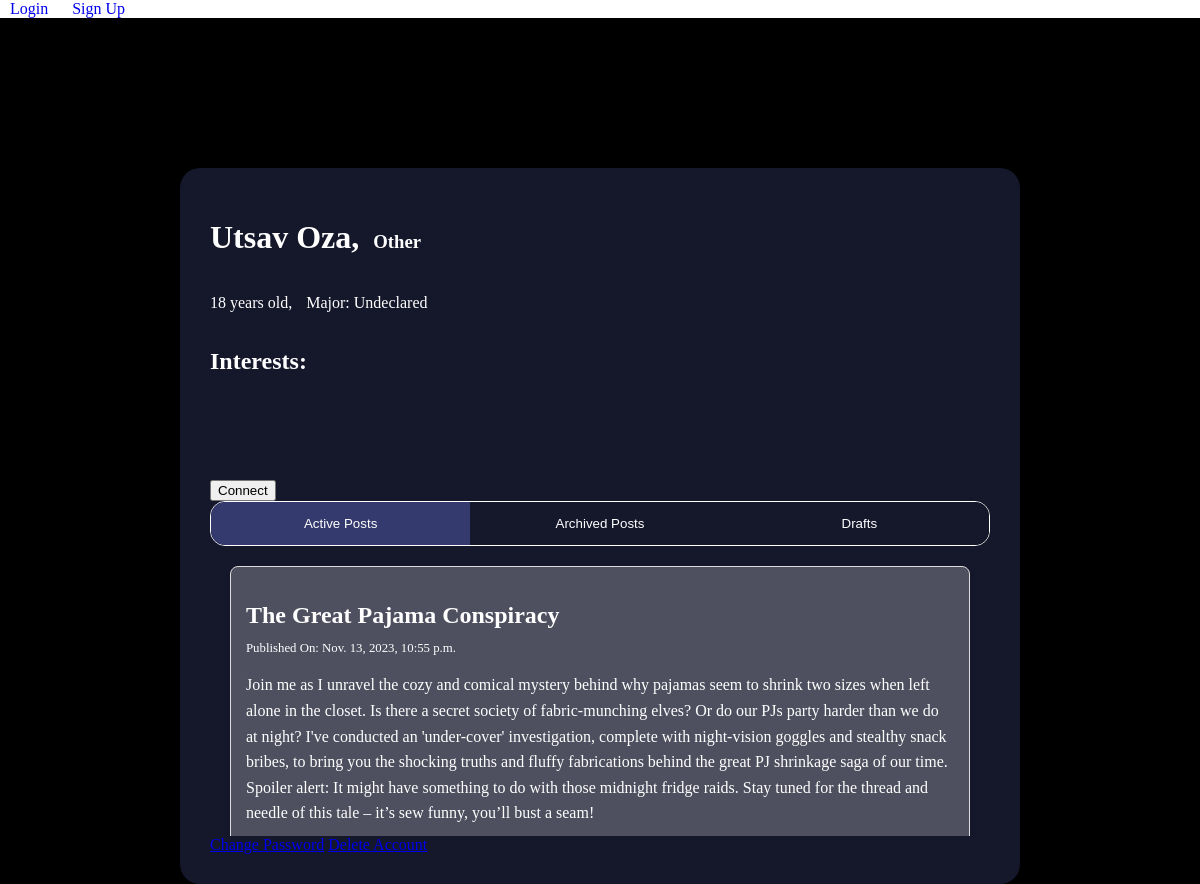
Page /profile/1/ on the committed database.
### main/models.py (models this page shows)
class SocialUser(AbstractUser):
    class Pronouns(models.IntegerChoices):
        SHE = 1, _("She/Her")
        HE = 2, _("He/Him")
        THEY = 3, _("They/Them")
        OTHER = 4, _("Other")
    username = models.CharField(max_length=30, unique=True)
    full_name = models.CharField(max_length=50, null=True)
    date_of_birth = models.DateField(null=True)
    major = models.CharField(max_length=100, default="undeclared")
    pronouns = models.IntegerField(default=Pronouns.OTHER, choices=Pronouns.choices)
    profile_picture = models.ImageField(
        upload_to="profile_pics/", null=True, blank=True
    )
    tags = models.ManyToManyField(InterestTag, related_name="tags")
    timestamp = models.DateTimeField("timestamp", default=timezone.now)  # joined
    age = models.IntegerField(
        default=18, validators=[MinValueValidator(18), MaxValueValidator(150)]
    )

### posts/models.py (models this page shows, shortened)
class ActivityPost(models.Model):
    class PostStatus(models.IntegerChoices):
        DRAFT = 1, _("Draft")
        ACTIVE = 2, _("Active")
        ARCHIVED = 3, _("Archived")
    class Meta:
        db_table = "activity_posts"
        verbose_name_plural = "Activity Posts"
    poster = models.ForeignKey(settings.AUTH_USER_MODEL, on_delete=models.CASCADE)
    timestamp = models.DateTimeField(auto_now_add=True)
    title = models.CharField(max_length=255)
    description = models.TextField(max_length=1023)
    status = models.IntegerField(default=PostStatus.DRAFT, choices=PostStatus.choices)
    tags = models.ManyToManyField(InterestTag)

### main/views.py (the view, shortened to what this page needs)
# urls.py: path("profile/<int:pk>/", views.ProfileDetailsView.as_view(), name="profile"),
class ProfileDetailsView(generic.DetailView):
    model = SocialUser
    template_name = "main/profile_details.html"
    context_object_name = "profile"
    def get_context_data(self, **kwargs):
        context = super().get_context_data(**kwargs)
        viewed_user = self.get_object()
        viewing_self = self.request.user == viewed_user
        connection_status = Connection.ConnectionStatus.NOT_CONNECTED
        is_userA = False
        context["connection_status"] = connection_status
        context["connection_status_choices"] = Connection.ConnectionStatus
        context["viewing_self"] = viewing_self
        context["is_userA"] = is_userA
        return context

### main/templates/main/profile_details.html (shortened to what this page needs)
{% extends 'main/base.html' %} {% block title %}Profile Page{% endblock %}
{% block content %}
{% load static %}
<link rel="stylesheet" href="{% static 'main/profile_details.css' %}">
<div class="profile-container">
    <div class="profile-card">
        <div class="heading">
            <h1>{{ profile.full_name|capfirst }},</h1>
            <h3>{{ profile.get_pronouns_display }}</h3>
        </div>
        <div class="additional-details">
            <p>{{ profile.age }} years old,</p>
            <p>Major: {{ profile.major|capfirst }}</p>
        </div>
        <div class="interests">
            <h2>Interests:</h2>
        </div>
        {% if viewing_self %}
            <p>This is your own profile.</p>
            <a href="{% url 'main:notifications' profile.pk %}"><button>Notifications</button></a>
            <a href="{% url 'main:connections' profile.pk %}"><button>Connections</button></a>
        {% else %}
            {% if connection_status == connection_status_choices.CONNECTED %}
                <a href="{% url 'main:remove_connection' profile.pk %}"><button>Remove Connection</button></a>
            {% elif connection_status == connection_status_choices.REQUESTED_A_TO_B and is_userA %}
                <form action="{% url 'main:cancel_connection_request' profile.pk %}" method="post">
                    {% csrf_token %}
                    <button type="submit" class="bg-red-500 text-white px-4 py-2 rounded">Cancel Connection Request</button>
                </form>
            {% elif connection_status == connection_status_choices.REQUESTED_A_TO_B and not is_userA %}
                <form action="{% url 'main:accept_connection' profile.pk %}" method="post">
                    {% csrf_token %}
                    <button type="submit" class="bg-red-500 text-white px-4 py-2 rounded">Accept Connection Request</button>
                </form>
            {% elif connection_status == connection_status_choices.NOT_CONNECTED %}
                <a href="{% url 'main:request_connection' profile.pk %}"><button>Connect</button></a>
            {% endif %}
        {% endif %}
        <div class="tab">
            <button class="tablink"
                    onclick="openTab(event, 'active-posts')"
                    id="default-open">Active Posts
            </button>
            <button class="tablink" onclick="openTab(event, 'archived-posts')">Archived Posts</button>
            <button class="tablink" onclick="openTab(event, 'drafted-posts')">Drafts</button>
        </div>
        <div id="active-posts" class="tabcontent">
            <div class="post-container">
                {% for post in profile.activitypost_set.all %}
                    {% if post.status == 2 %}
                        <div class="post">
                            <h2 class="post-title"><a href="{% url 'posts:post_details_view' post.pk %}" style="text-decoration: none; color: white;">{{ post.title }}</a></h2>
                            <p class="post-date">Published On: {{ post.timestamp }}</p>
                            <p class="post-content">{{ post.description }}</p>
                        </div>
                    {% endif %}
                {% endfor %}
            </div>
        </div>
        <div>
            <a href="{% url 'password_change' %}">Change Password</a>
            <a href="{% url 'main:delete_account_request' %}">Delete Account</a>
        </div>
    </div>
</div>
{% endblock content %}

### static/main/profile_details.css (style rules this page uses)
body { margin: 0; }
.profile-container { background-color: #000; display: flex; flex-direction: column; align-items: center; text-align: left; height: 100%; }
.profile-card { background-color: #15172b; height: 70%; width: 65%; border-radius: 20px; margin-top: 150px; color: white; padding: 30px; }
.heading h1, .heading h3 { display: inline-block; margin-right: 10px; }
.additional-details p { display: inline-block; margin-right: 10px; }
.interests { padding-bottom: 85px; }
.tab { overflow: hidden; border: 1px solid white; background-color: black; border-radius: 15px; margin: auto; display: flex; justify-content: space-between; }
.tablink { background-color: #15172b; float: left; border: none; outline: none; cursor: pointer; padding: 14px 16px; transition: 0.3s; color: white; width: 100%; }
.tab button.current { background-color: #353a6e; }
.tabcontent { animation: fadeEffect 1s; }
.post-container { display: flex; flex-direction: column; gap: 20px; padding: 20px; max-height: 250px; overflow-y: auto; }
.post { background-color: rgba(249, 249, 249, 0.25); border: 1px solid #ddd; border-radius: 8px; padding: 15px; box-shadow: 0 2px 4px rgba(0, 0, 0, 0.1); }
.post-title { font-size: 1.5em; margin-bottom: 10px; }
.post-date { font-size: 0.8em; color: #fff; margin-bottom: 15px; }
.post-content { line-height: 1.6; }

### rows in the picture
SocialUser: full_name "Utsav Oza", pronouns "Other", age "18", major "Undeclared"
ActivityPost: title "The Great Pajama Conspiracy", timestamp "Nov. 13, 2023, 10:55 p.m.", description "Join me as I unravel the cozy and comical mystery behind why pajamas seem to shrink two sizes when left alone in the closet. Is there a secret society of fabric-munching elves? Or do our PJs party harder than we do at night? I've conducted an 'under-cover' investigation, complete with night-vision goggles and stealthy snack bribes, to bring you the shocking truths and fluffy fabrications behind the great PJ shrinkage saga of our time. Spoiler alert: It might have something to do with those midnight fridge raids. Stay tuned for the thread and needle of this tale – it’s sew funny, you’ll bust a seam!"
